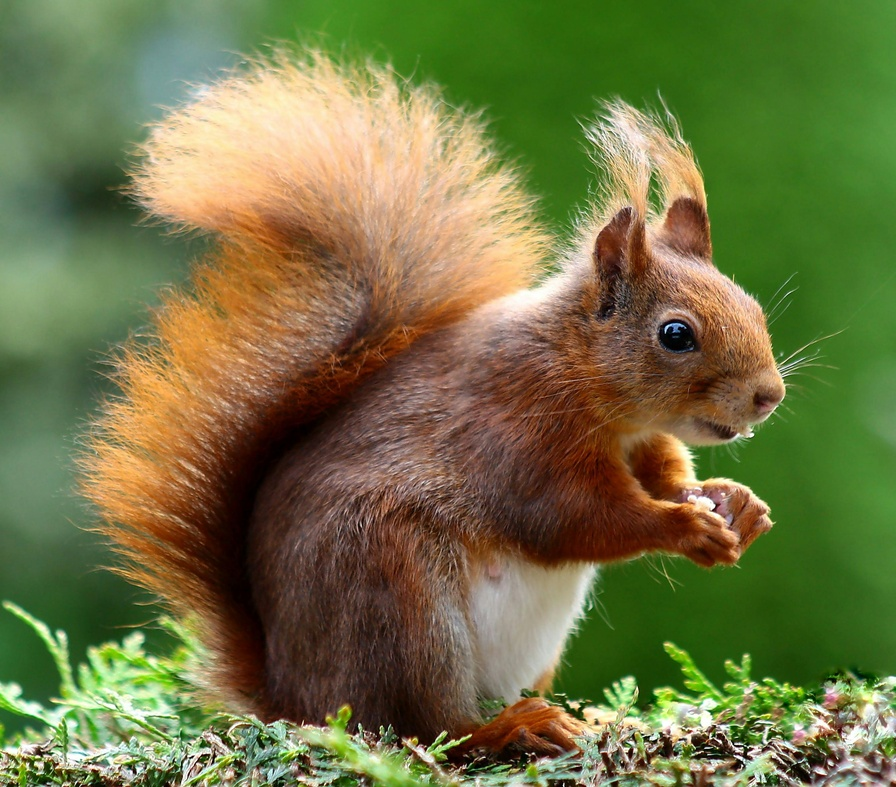
#> input picture Dataset/Images/img1.jpg, 896 x 787 px, shrunk from 2939 x 2583 before the run; its folder holds only this picture in this run
$ python image_processing.py
#> lines starting #> are read from the running program, lines starting #| are printed output that depends on the picture; after the words box and inside, x2 and y2 are one past the last pixel; in counts of white or black regions, pixels touching at a corner belong together
import cv2 as cv
import os

# Function to load an image
def load_image(path):
#> called with path = '../Dataset/Images/img1.jpg'
    image = cv.imread(path)
#> image is the input picture: shape (787, 896, 3); mean B, G, R 67.9, 115.2, 112.5
    if image is None:
        raise FileNotFoundError(f"Image not found at: {path}")
    return image

# Function to convert to grayscale
def convert_to_grayscale(image):
    return cv.cvtColor(image, cv.COLOR_BGR2GRAY)
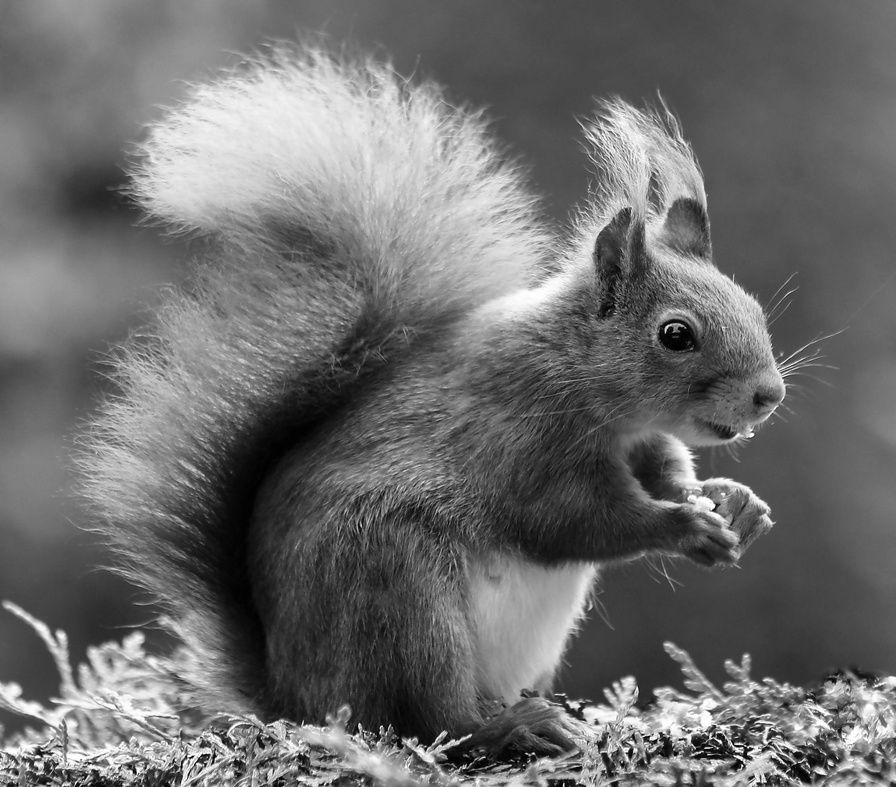
#> returned value: shape (787, 896); min 0, max 255, mean 109

# Function to apply Gaussian blur
def apply_gaussian_blur(image, kernel_size=(5, 5), sigma=0):
#> called with kernel_size = (5, 5), sigma = 0
    return cv.GaussianBlur(image, kernel_size, sigma)

# Function to apply Canny edge detection
def apply_canny_edge_detection(image, threshold1=100, threshold2=200):
#> called with threshold1 = 100, threshold2 = 200
    return cv.Canny(image, threshold1, threshold2)
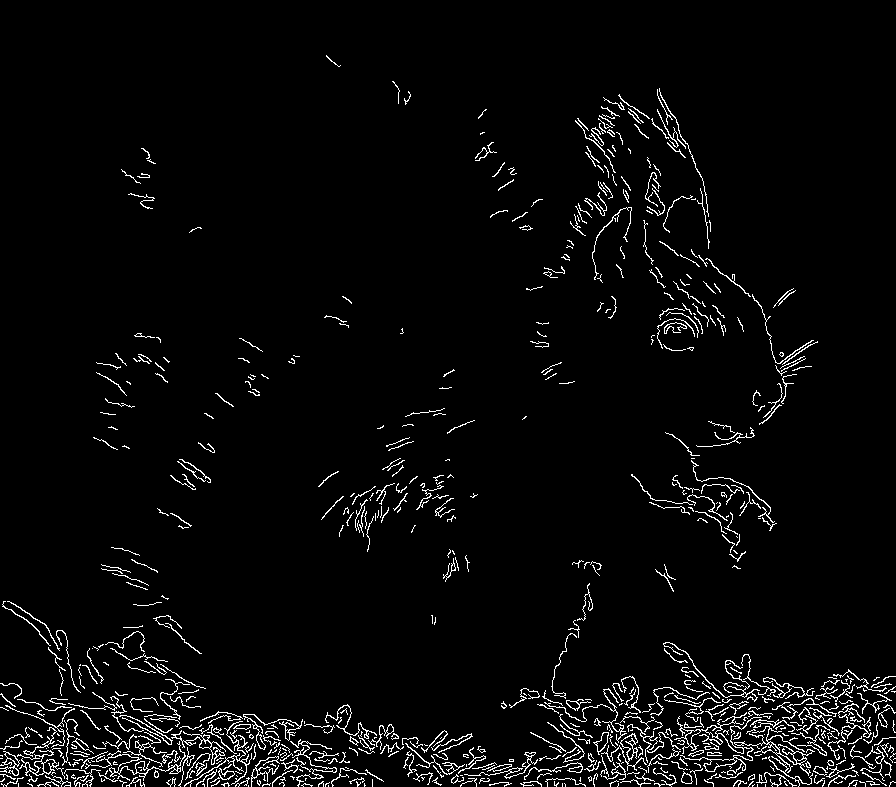
#> returned value: shape (787, 896); 3.6% white in thin lines or dots

# Function to save image to file
def save_image(image, filename):
    cv.imwrite(filename, image)
    print(f"Saved: {filename}")

# Function to process a single image and save outputs
def process_image_file(input_path, output_dir):
    filename = os.path.splitext(os.path.basename(input_path))[0]
    image = load_image(input_path)

    # Process steps
    gray = convert_to_grayscale(image)
    blurred = apply_gaussian_blur(gray)
    edges = apply_canny_edge_detection(blurred)

    # Save outputs
    save_image(gray, os.path.join(output_dir, f"{filename}_grayscale.jpg"))
    save_image(blurred, os.path.join(output_dir, f"{filename}_blur.jpg"))
    save_image(edges, os.path.join(output_dir, f"{filename}_edges.jpg"))

# Main function to process all images in a folder
def process_folder(folder_path, output_dir=None):
    if output_dir is None:
        output_dir = folder_path  # Save in same folder if not specified
    if not os.path.exists(output_dir):
        os.makedirs(output_dir)

    # Supported image formats
    valid_extensions = ('.jpg', '.jpeg', '.png', '.bmp')

    for file in os.listdir(folder_path):
        if file.lower().endswith(valid_extensions):
            full_path = os.path.join(folder_path, file)
            try:
                process_image_file(full_path, output_dir)
            except Exception as e:
                print(f"Error processing {file}: {e}")

# Entry point
if __name__ == "__main__":
    input_folder = "../Dataset/Images"
    output_folder = "../Outputs"
    process_folder(input_folder, output_folder)

$ run again, on Dataset/Images/img2.jpg
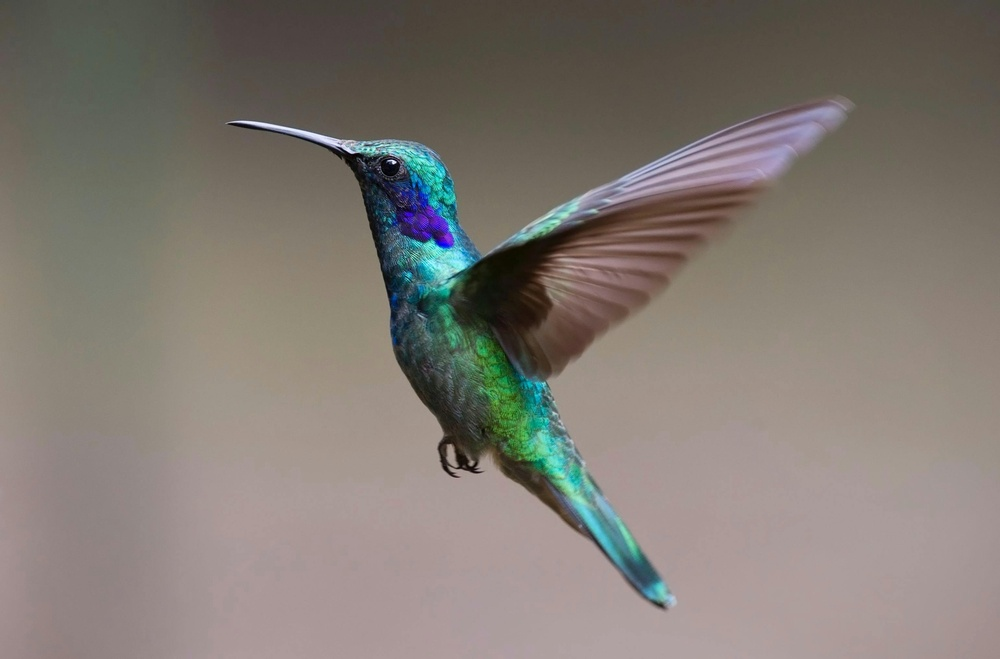
#> input picture Dataset/Images/img2.jpg, 1000 x 659 px, shrunk from 3082 x 2031 before the run
#> in load_image, image is the input picture: shape (659, 1000, 3); mean B, G, R 114.9, 121.9, 129.1
#> in convert_to_grayscale, `return cv.cvtColor(image, cv.COLOR_BGR2GRAY)`:
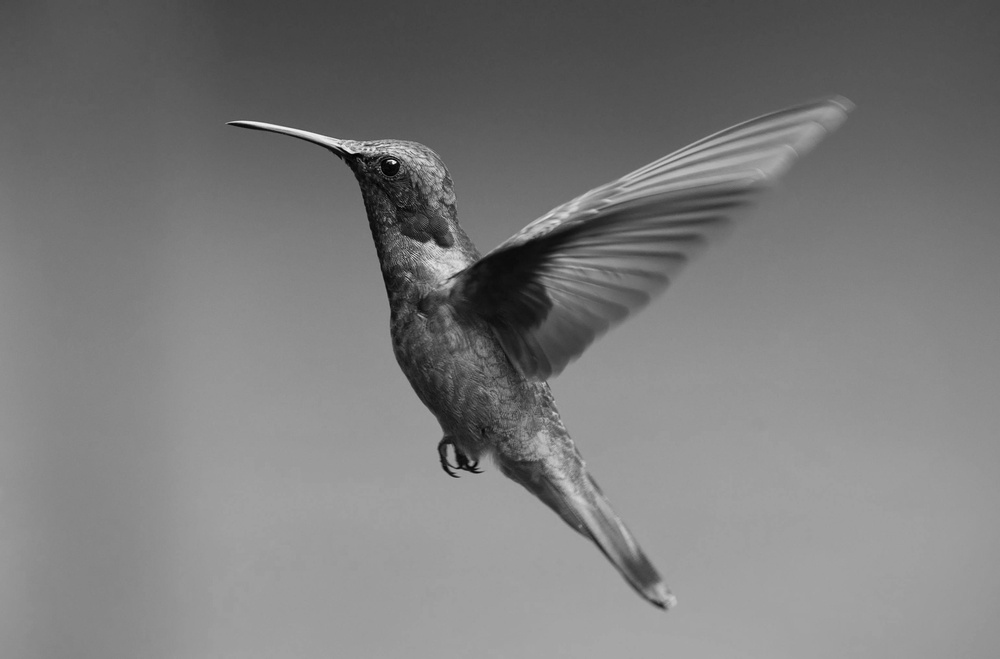
#> returned value: shape (659, 1000); min 0, max 246, mean 123.2
#> in apply_canny_edge_detection, `return cv.Canny(image, threshold1, threshold2)`:
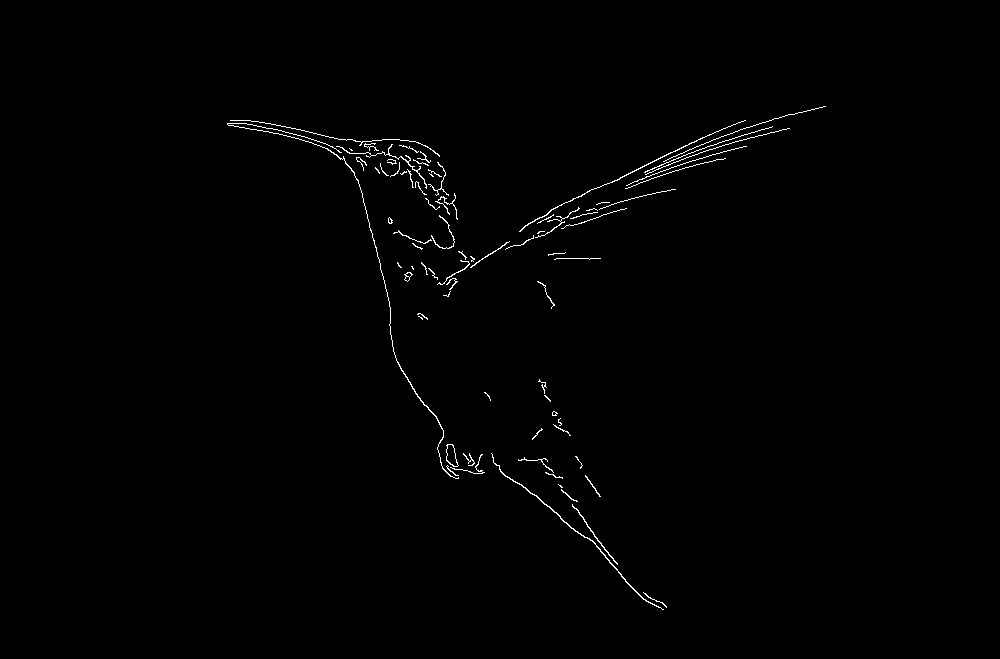
#> returned value: shape (659, 1000); 0.68% white in thin lines or dots, all inside (x1, y1, x2, y2) = (227, 106, 826, 610)

$ run again, on Dataset/Images/img3.jpg
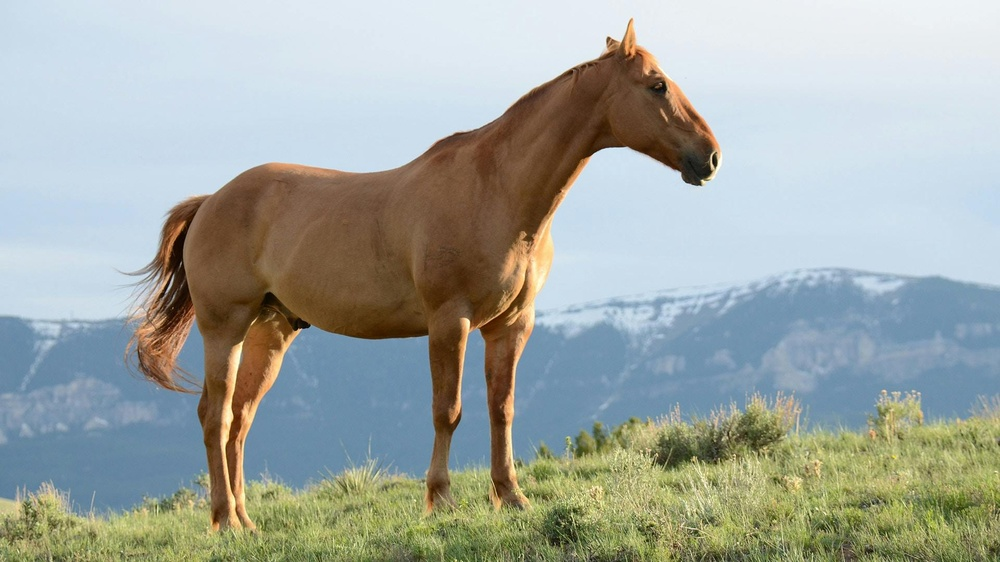
#> input picture Dataset/Images/img3.jpg, 1000 x 562 px, shrunk from 1920 x 1080 before the run
#> in load_image, image is the input picture: shape (562, 1000, 3); mean B, G, R 161.8, 168, 161.3
#> in convert_to_grayscale, `return cv.cvtColor(image, cv.COLOR_BGR2GRAY)`:
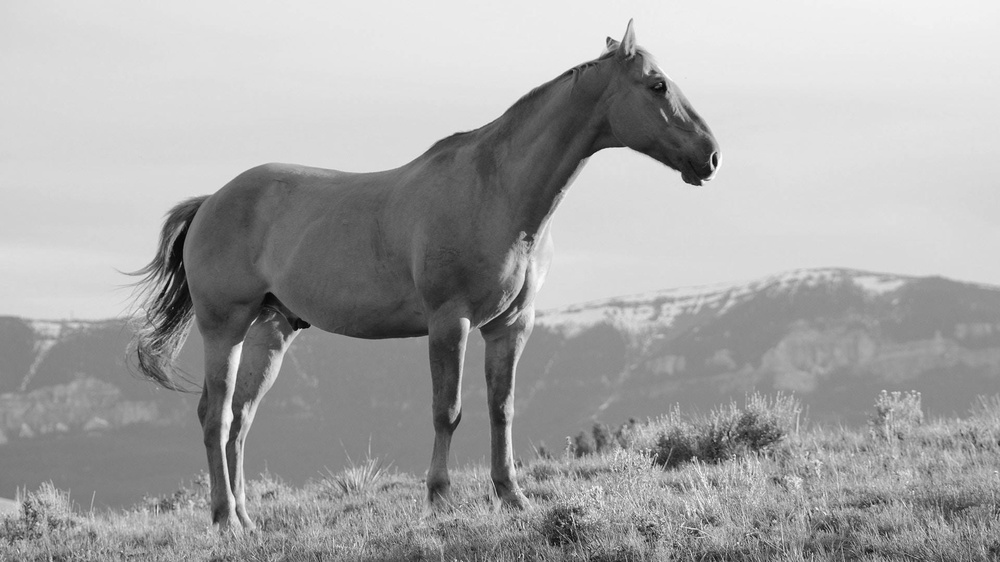
#> returned value: shape (562, 1000); min 4, max 253, mean 165.3
#> in apply_canny_edge_detection, `return cv.Canny(image, threshold1, threshold2)`:
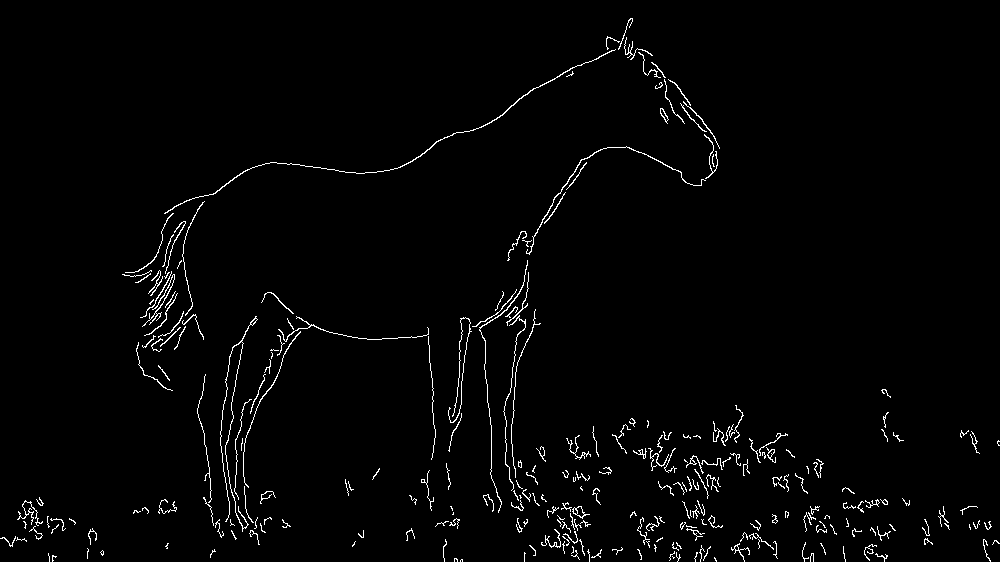
#> returned value: shape (562, 1000); 1.9% white in thin lines or dots
